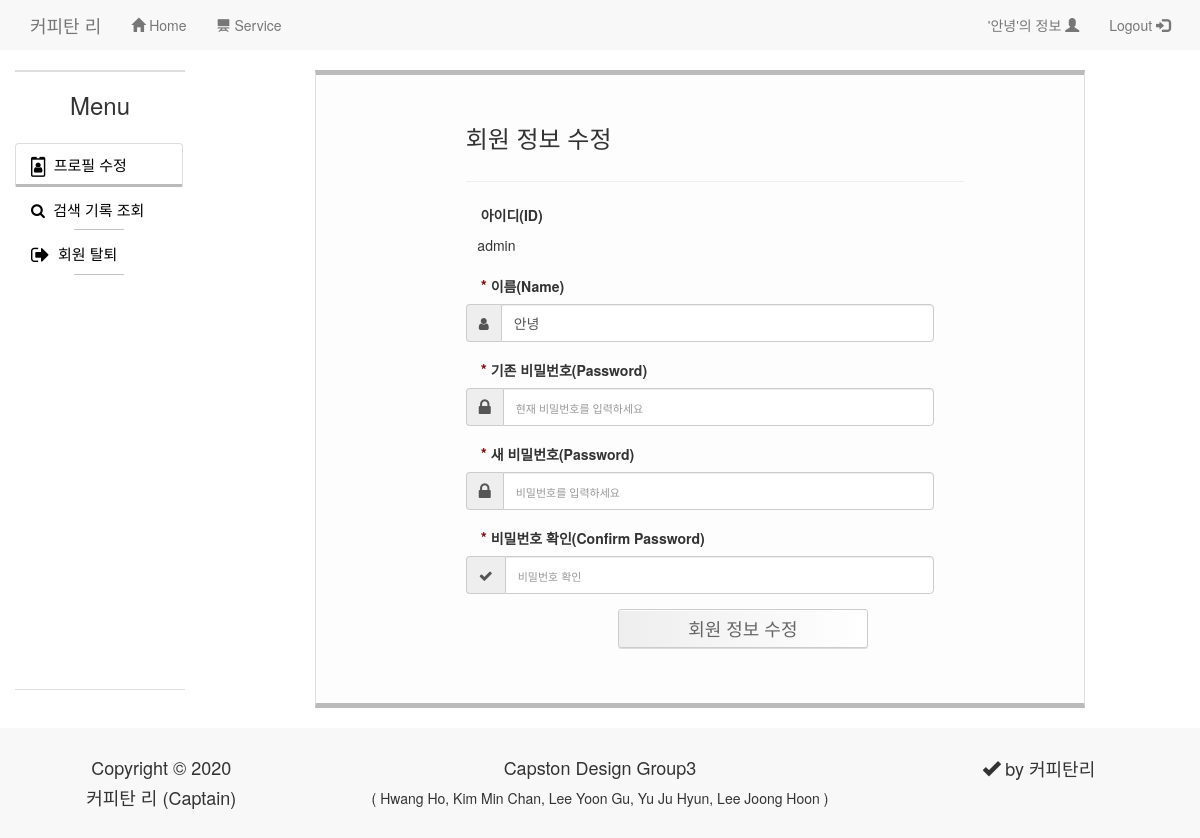
/mypage/ (signed in), run on an earlier commit of the app's database.
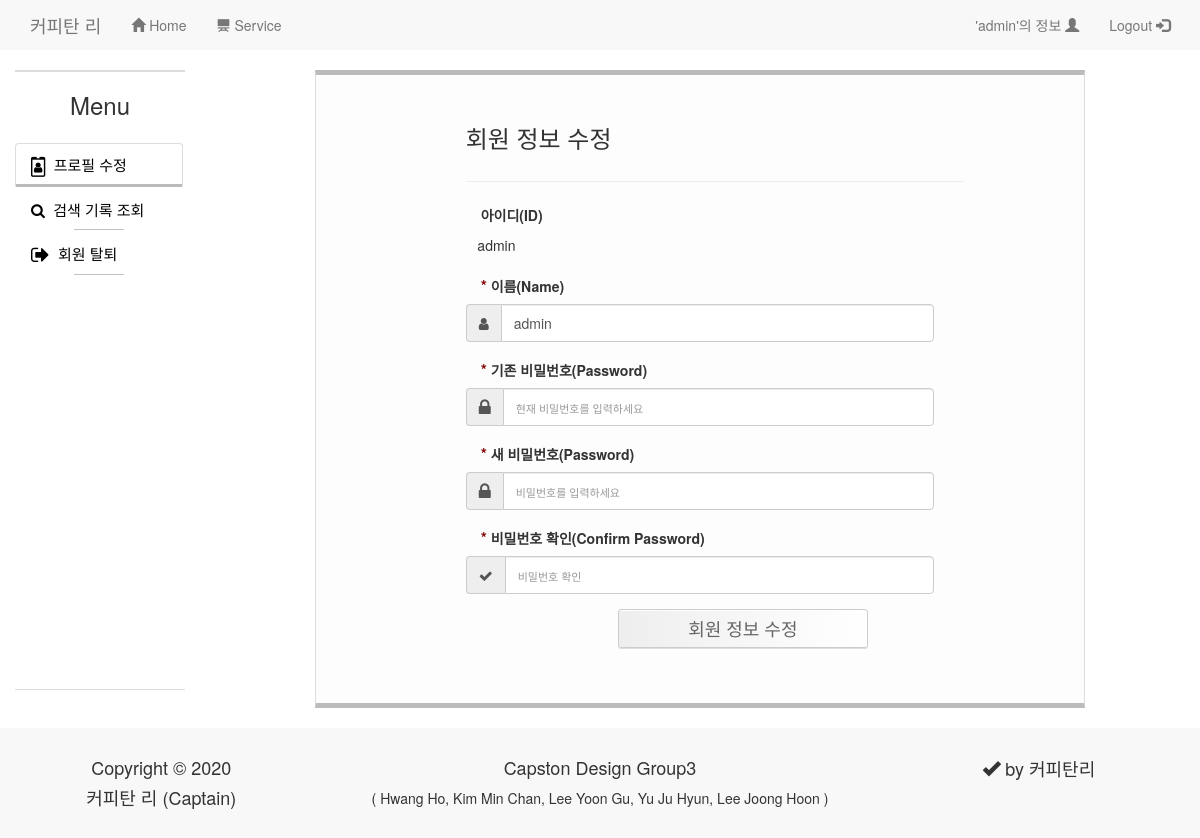
And on a later commit of the database.
### home/models.py (models this page shows, shortened)
class Profile(models.Model) :
    class MemberPermission(models.TextChoices):
        ADMIN = 'admin'
        MEMBER = 'member'
    user = models.OneToOneField(User, on_delete=models.CASCADE)
    name = models.CharField(max_length=20)
    permission = models.CharField(MemberPermission.choices, default=MemberPermission.MEMBER, max_length=10)
    class Meta:
        db_table = 'Profile'

### home/views.py (the view)
# urls.py: path("mypage/", views.mypage, name="mypage"),
def mypage(req):
    cur_user = req.user
    if cur_user.is_authenticated:
        user = Profile.objects.get(user=auth.get_user(req))
        return render(req, "mypage.html", {'user': user})
    else:
        messages.info(req, '로그인 후 이용가능합니다.')
        return redirect("home:index")

### home/templates/mypage.html (shortened to what the changed rows need)
<!DOCTYPE html>
<html>
	<head>
		{% load static %}
        <link rel="stylesheet" href="{% static 'css/mypage.css' %}">
		<link rel="stylesheet" href="{% static 'vendor/bootstrap/css/bootstrap.css' %}">
		<link rel="stylesheet" type="text/css" href="https://maxcdn.bootstrapcdn.com/font-awesome/4.7.0/css/font-awesome.min.css">
		<link rel="stylesheet" href="https://maxcdn.bootstrapcdn.com/bootstrap/3.3.7/css/bootstrap.min.css">
		<link href="https://unpkg.com/gijgo@1.9.11/css/gijgo.min.css" rel="stylesheet" type="text/css" />
	</head>
	<body>
        {% include 'nav.html' %}
	<br>
<div class="container-fluid">
    <div class="row">
    <div class="col-sm-8 col-sm-offset-1">
        <div class="tab-content">
          <div class="tab-pane fade active in" id="Modify" style="width: 100%; height:568px;">
            <div class="row main">
                <div class="col-sm-8 col-sm-offset-2">
					<form class="update_form" method="post" action="{% url 'home:update' %}">
						<div class="form-group">
							<div class="cols-sm-10">
								<div class="input-group">
									<span>&nbsp;&nbsp;&nbsp;{{user.user}}</span>
								</div>
							</div>
						</div>
						<div class="form-group">
							<div class="cols-sm-10">
								<div class="input-group">
									<span class="input-group-addon"><i class="fas fa-user fa"></i></span>
									<input type="text" class="form-control" name="name" id="name"  value="{{user.name}}" placeholder="이름을 입력하세요."/>
								</div>
							</div>
						</div>
					</form>
				</div>
			</div>
         </div>
        </div>
    </div>
    </div>
</div>
<br>
	</body>
</html>

### home/templates/nav.html (shortened to what this page needs)
<link href="//maxcdn.bootstrapcdn.com/bootstrap/3.3.6/css/bootstrap.min.css" type="text/css" rel="stylesheet">
    <nav class="nav navbar-default">
			<div class="container-fluid">
				<div class="nav-header">
					<a class="navbar-brand" href="{% url 'home:index' %}">커피탄 리</a>
				</div>
				<div class="collapse navbar-collapse" id="bs-example-navbar-collapse-1">
					<ul class="nav navbar-nav">
						<li><a href="{% url 'home:index' %}">
                            <span class="glyphicon glyphicon-home" aria-hidden="true"></span>
                            Home
                        </a></li>
						<li><a href="{% url 'recognition:recognition' %}">
                            <span class="glyphicon glyphicon-blackboard" aria-hidden="true"></span>
                            Service
                        </a></li>
					</ul>
                    <ul class="nav navbar-nav navbar-right">
						{% if user == None %}
                        <li><a href="{% url 'home:login' %}">
                            Login
                            <span class="glyphicon glyphicon-log-in" aria-hidden="true"></span>
                        </a></li>
						<li><a href="{% url 'home:register' %}">
                            Register
                            <span class="glyphicon glyphicon-user" aria-hidden="true"></span>
                        </a></li>
                        {% else %}
                            <li><a href="{% url 'home:mypage' %}">
                                '{{ user.name }}'의 정보
                                <span class="glyphicon glyphicon-user" aria-hidden="true"></span>
                            </a></li>
                            <li><a href="{% url 'home:logout' %}">
                                Logout
                                <span class="glyphicon glyphicon-log-in" aria-hidden="true"></span>
                            </a></li>
                        {% endif %}
					</ul>
				</div>
			</div>
		</nav>

What changed in the data, as far as the page shows it:
changed Profile "admin": name "안녕" → "admin"
